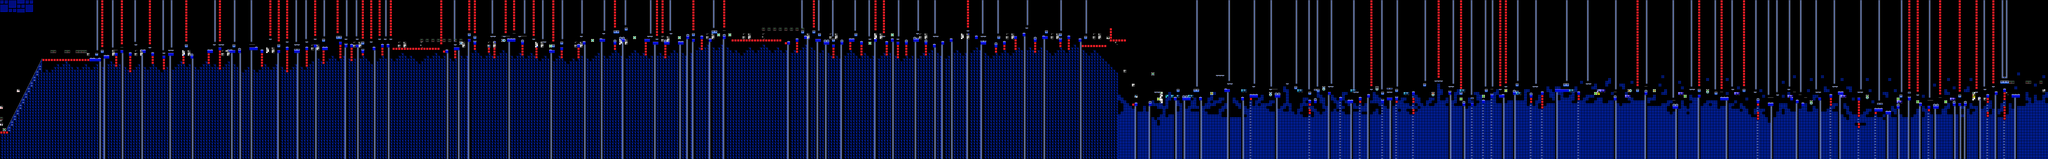

This is a level from a 2D game, rendered from its Tiled map with the project's own tilesets. A one-line summary and the map file follow, with tile-layer data summarised:
An orthogonal 731x57 tile map with 16x16 px tiles, 2 tile layers (SP, ...), 2 tilesets, 2 image layers.

<map version="1.10" tiledversion="1.11.2" orientation="orthogonal" renderorder="right-down" width="731" height="57" tilewidth="16" tileheight="16" infinite="0" nextlayerid="5" nextobjectid="1">
 <editorsettings>
  <chunksize width="16" height="27" />
  <export target="../../../../../../Users/Kalel Elijah/OneDrive/Documents/nullscapes.csv" format="csv" />
 </editorsettings>
 <tileset firstgid="1" name="famidash" tilewidth="16" tileheight="16" tilecount="256" columns="16">
  <image source="../../../GRAPHICS/famidash.bmp" width="256" height="256" />
 </tileset>
 <tileset firstgid="257" name="sprites" tilewidth="16" tileheight="16" tilecount="256" columns="16">
  <image source="../../../GRAPHICS/sprites.png" width="256" height="256" />
 </tileset>
 <imagelayer id="3" name="Image Layer 1" parallaxx="0.9" parallaxy="0.9" repeatx="1" repeaty="1"><image source="../../../GRAPHICS/Old/parallax Blue.bmp" width="192" height="72" /></imagelayer><imagelayer id="4" name="Image Layer 2" offsetx="0" offsety="912" repeatx="1"><image source="../../../GRAPHICS/ground.bmp" width="80" height="32" /></imagelayer><layer id="1" width="731" height="57">
  <data>[41667 cells, 41667 non-empty, 27 distinct tile ids]</data>
 </layer>
 <layer id="2" name="SP" width="731" height="57">
  <data>[41667 cells, 213 non-empty, 35 distinct tile ids]</data>
 </layer>
</map>
